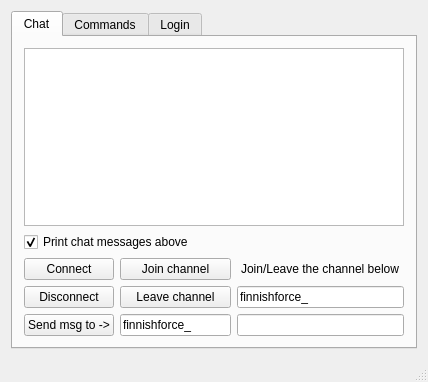
<?xml version="1.0" encoding="UTF-8"?>
<ui version="4.0">
 <class>MainWindow</class>
 <widget class="QMainWindow" name="MainWindow">
  <property name="windowModality">
   <enum>Qt::NonModal</enum>
  </property>
  <property name="geometry">
   <rect>
    <x>0</x>
    <y>0</y>
    <width>428</width>
    <height>382</height>
   </rect>
  </property>
  <property name="sizePolicy">
   <sizepolicy hsizetype="Expanding" vsizetype="Expanding">
    <horstretch>0</horstretch>
    <verstretch>0</verstretch>
   </sizepolicy>
  </property>
  <property name="sizeIncrement">
   <size>
    <width>0</width>
    <height>0</height>
   </size>
  </property>
  <property name="windowTitle">
   <string>MainWindow</string>
  </property>
  <property name="windowOpacity">
   <double>1.000000000000000</double>
  </property>
  <property name="tabShape">
   <enum>QTabWidget::Rounded</enum>
  </property>
  <property name="unifiedTitleAndToolBarOnMac">
   <bool>false</bool>
  </property>
  <widget class="QWidget" name="centralWidget">
   <property name="sizePolicy">
    <sizepolicy hsizetype="Expanding" vsizetype="Expanding">
     <horstretch>0</horstretch>
     <verstretch>0</verstretch>
    </sizepolicy>
   </property>
   <layout class="QVBoxLayout" name="verticalLayout_6">
    <item>
     <widget class="QTabWidget" name="tabWidget">
      <property name="sizePolicy">
       <sizepolicy hsizetype="Expanding" vsizetype="Expanding">
        <horstretch>0</horstretch>
        <verstretch>10</verstretch>
       </sizepolicy>
      </property>
      <property name="sizeIncrement">
       <size>
        <width>1</width>
        <height>1</height>
       </size>
      </property>
      <property name="layoutDirection">
       <enum>Qt::LeftToRight</enum>
      </property>
      <property name="autoFillBackground">
       <bool>true</bool>
      </property>
      <property name="tabPosition">
       <enum>QTabWidget::North</enum>
      </property>
      <property name="currentIndex">
       <number>0</number>
      </property>
      <property name="elideMode">
       <enum>Qt::ElideNone</enum>
      </property>
      <widget class="QWidget" name="tab_1">
       <property name="sizePolicy">
        <sizepolicy hsizetype="Expanding" vsizetype="Expanding">
         <horstretch>0</horstretch>
         <verstretch>0</verstretch>
        </sizepolicy>
       </property>
       <attribute name="title">
        <string>Chat</string>
       </attribute>
       <layout class="QVBoxLayout" name="verticalLayout_7">
        <item>
         <layout class="QVBoxLayout" name="verticalLayout_3">
          <item>
           <widget class="QTextEdit" name="textEdit">
            <property name="readOnly">
             <bool>true</bool>
            </property>
           </widget>
          </item>
          <item>
           <widget class="QCheckBox" name="printChatMsgCheckbox">
            <property name="text">
             <string>Print chat messages above</string>
            </property>
            <property name="checked">
             <bool>true</bool>
            </property>
           </widget>
          </item>
          <item>
           <layout class="QGridLayout" name="gridLayout">
            <item row="0" column="0">
             <widget class="QPushButton" name="connectButton">
              <property name="toolTip">
               <string>&lt;html&gt;&lt;head/&gt;&lt;body&gt;&lt;p&gt;Press this button to connect to Twitch.tv IRC servers.&lt;/p&gt;&lt;/body&gt;&lt;/html&gt;</string>
              </property>
              <property name="text">
               <string>Connect</string>
              </property>
             </widget>
            </item>
            <item row="1" column="0">
             <widget class="QPushButton" name="disconnectButton">
              <property name="toolTip">
               <string>&lt;html&gt;&lt;head/&gt;&lt;body&gt;&lt;p&gt;This button doesn't do anything. Kappa&lt;/p&gt;&lt;/body&gt;&lt;/html&gt;</string>
              </property>
              <property name="text">
               <string>Disconnect</string>
              </property>
             </widget>
            </item>
            <item row="0" column="1" colspan="2">
             <widget class="QPushButton" name="joinChannel">
              <property name="toolTip">
               <string>&lt;html&gt;&lt;head/&gt;&lt;body&gt;&lt;p&gt;Join channel&lt;/p&gt;&lt;/body&gt;&lt;/html&gt;</string>
              </property>
              <property name="text">
               <string>Join channel</string>
              </property>
             </widget>
            </item>
            <item row="2" column="0">
             <widget class="QPushButton" name="sendMsgButton">
              <property name="toolTip">
               <string>&lt;html&gt;&lt;head/&gt;&lt;body&gt;&lt;p&gt;Send message to chat room you want.&lt;/p&gt;&lt;p&gt;You don't need to join a chat room to be able to send a message there.&lt;/p&gt;&lt;/body&gt;&lt;/html&gt;</string>
              </property>
              <property name="text">
               <string>Send msg to -&gt;</string>
              </property>
             </widget>
            </item>
            <item row="2" column="1" colspan="2">
             <widget class="QLineEdit" name="msgChannel">
              <property name="text">
               <string>finnishforce_</string>
              </property>
             </widget>
            </item>
            <item row="0" column="3" colspan="3" alignment="Qt::AlignHCenter|Qt::AlignVCenter">
             <widget class="QLabel" name="label">
              <property name="text">
               <string>Join/Leave the channel below</string>
              </property>
             </widget>
            </item>
            <item row="1" column="3" colspan="3" alignment="Qt::AlignVCenter">
             <widget class="QLineEdit" name="channelNameBox">
              <property name="text">
               <string>finnishforce_</string>
              </property>
             </widget>
            </item>
            <item row="1" column="1" colspan="2" alignment="Qt::AlignVCenter">
             <widget class="QPushButton" name="leaveChannel">
              <property name="toolTip">
               <string>&lt;html&gt;&lt;head/&gt;&lt;body&gt;&lt;p&gt;Leave channel&lt;/p&gt;&lt;/body&gt;&lt;/html&gt;</string>
              </property>
              <property name="text">
               <string>Leave channel</string>
              </property>
             </widget>
            </item>
            <item row="2" column="3" colspan="3" alignment="Qt::AlignVCenter">
             <widget class="QLineEdit" name="msgField">
              <property name="styleSheet">
               <string notr="true"/>
              </property>
             </widget>
            </item>
           </layout>
          </item>
         </layout>
        </item>
       </layout>
       <zorder></zorder>
      </widget>
      <widget class="QWidget" name="tab_2">
       <property name="sizePolicy">
        <sizepolicy hsizetype="Expanding" vsizetype="Expanding">
         <horstretch>0</horstretch>
         <verstretch>0</verstretch>
        </sizepolicy>
       </property>
       <attribute name="title">
        <string>Commands</string>
       </attribute>
       <layout class="QGridLayout" name="gridLayout_3">
        <item row="1" column="0">
         <layout class="QHBoxLayout" name="horizontalLayout">
          <item>
           <widget class="QPushButton" name="addComButton">
            <property name="text">
             <string>Add</string>
            </property>
           </widget>
          </item>
          <item>
           <widget class="QLineEdit" name="addCommandLine"/>
          </item>
          <item>
           <widget class="QLineEdit" name="addCommandResponseLine"/>
          </item>
         </layout>
        </item>
        <item row="0" column="0">
         <widget class="QTextEdit" name="commandBox">
          <property name="readOnly">
           <bool>true</bool>
          </property>
          <property name="textInteractionFlags">
           <set>Qt::LinksAccessibleByKeyboard|Qt::LinksAccessibleByMouse|Qt::TextBrowserInteraction|Qt::TextSelectableByKeyboard|Qt::TextSelectableByMouse</set>
          </property>
         </widget>
        </item>
        <item row="2" column="0">
         <layout class="QHBoxLayout" name="horizontalLayout_2">
          <item>
           <widget class="QPushButton" name="delComButton">
            <property name="text">
             <string>Delete</string>
            </property>
           </widget>
          </item>
          <item>
           <widget class="QLineEdit" name="delCommandLine"/>
          </item>
         </layout>
        </item>
        <item row="3" column="0">
         <widget class="QCheckBox" name="allowAddcomChat">
          <property name="text">
           <string>Allow moderators to add and delete commands through chat</string>
          </property>
         </widget>
        </item>
       </layout>
      </widget>
      <widget class="QWidget" name="tab">
       <attribute name="title">
        <string>Login</string>
       </attribute>
       <layout class="QVBoxLayout" name="verticalLayout_5">
        <item>
         <layout class="QGridLayout" name="gridLayout_4">
          <property name="sizeConstraint">
           <enum>QLayout::SetNoConstraint</enum>
          </property>
          <item row="0" column="2">
           <layout class="QVBoxLayout" name="verticalLayout">
            <item>
             <widget class="QLabel" name="label_3">
              <property name="text">
               <string>Password</string>
              </property>
             </widget>
            </item>
            <item>
             <widget class="QLineEdit" name="passwordField">
              <property name="minimumSize">
               <size>
                <width>0</width>
                <height>22</height>
               </size>
              </property>
              <property name="sizeIncrement">
               <size>
                <width>0</width>
                <height>20</height>
               </size>
              </property>
              <property name="echoMode">
               <enum>QLineEdit::Password</enum>
              </property>
             </widget>
            </item>
           </layout>
          </item>
          <item row="0" column="0">
           <layout class="QVBoxLayout" name="verticalLayout_4">
            <property name="spacing">
             <number>0</number>
            </property>
            <item>
             <spacer name="verticalSpacer_2">
              <property name="orientation">
               <enum>Qt::Vertical</enum>
              </property>
              <property name="sizeHint" stdset="0">
               <size>
                <width>17</width>
                <height>10000</height>
               </size>
              </property>
             </spacer>
            </item>
            <item>
             <widget class="QPushButton" name="loginButton">
              <property name="sizePolicy">
               <sizepolicy hsizetype="Fixed" vsizetype="Fixed">
                <horstretch>0</horstretch>
                <verstretch>0</verstretch>
               </sizepolicy>
              </property>
              <property name="minimumSize">
               <size>
                <width>0</width>
                <height>22</height>
               </size>
              </property>
              <property name="text">
               <string>Login</string>
              </property>
             </widget>
            </item>
           </layout>
          </item>
          <item row="0" column="1">
           <layout class="QVBoxLayout" name="verticalLayout_2">
            <item>
             <widget class="QLabel" name="label_2">
              <property name="text">
               <string>Username</string>
              </property>
             </widget>
            </item>
            <item>
             <widget class="QLineEdit" name="usernameField">
              <property name="minimumSize">
               <size>
                <width>0</width>
                <height>22</height>
               </size>
              </property>
             </widget>
            </item>
           </layout>
          </item>
         </layout>
        </item>
        <item>
         <widget class="QLabel" name="label_4">
          <property name="sizePolicy">
           <sizepolicy hsizetype="Expanding" vsizetype="Expanding">
            <horstretch>0</horstretch>
            <verstretch>0</verstretch>
           </sizepolicy>
          </property>
          <property name="text">
           <string>&lt;html&gt;&lt;head/&gt;&lt;body&gt;&lt;p&gt;You only need to login first time you use the program, after that your details are saved.&lt;br/&gt;&lt;/p&gt;&lt;p&gt;You need to use oauth as your password! Oauth can be found here: &lt;a href=&quot;http://www.twitchapps.com/tmi/&quot;&gt;&lt;span style=&quot; text-decoration: underline; color:#0000ff;&quot;&gt;http://www.twitchapps.com/tmi/&lt;/span&gt;&lt;/a&gt;&lt;/p&gt;&lt;/body&gt;&lt;/html&gt;</string>
          </property>
          <property name="scaledContents">
           <bool>true</bool>
          </property>
          <property name="wordWrap">
           <bool>true</bool>
          </property>
          <property name="openExternalLinks">
           <bool>true</bool>
          </property>
          <property name="textInteractionFlags">
           <set>Qt::LinksAccessibleByKeyboard|Qt::LinksAccessibleByMouse</set>
          </property>
         </widget>
        </item>
        <item>
         <spacer name="verticalSpacer">
          <property name="orientation">
           <enum>Qt::Vertical</enum>
          </property>
          <property name="sizeType">
           <enum>QSizePolicy::Expanding</enum>
          </property>
          <property name="sizeHint" stdset="0">
           <size>
            <width>20</width>
            <height>999999999</height>
           </size>
          </property>
         </spacer>
        </item>
       </layout>
       <zorder>verticalSpacer</zorder>
       <zorder>label_4</zorder>
      </widget>
     </widget>
    </item>
   </layout>
  </widget>
  <widget class="QStatusBar" name="statusBar">
   <property name="sizePolicy">
    <sizepolicy hsizetype="Expanding" vsizetype="Expanding">
     <horstretch>0</horstretch>
     <verstretch>0</verstretch>
    </sizepolicy>
   </property>
  </widget>
  <action name="actionCommands">
   <property name="text">
    <string>Commands</string>
   </property>
  </action>
 </widget>
 <layoutdefault spacing="6" margin="11"/>
 <resources/>
 <connections/>
</ui>
